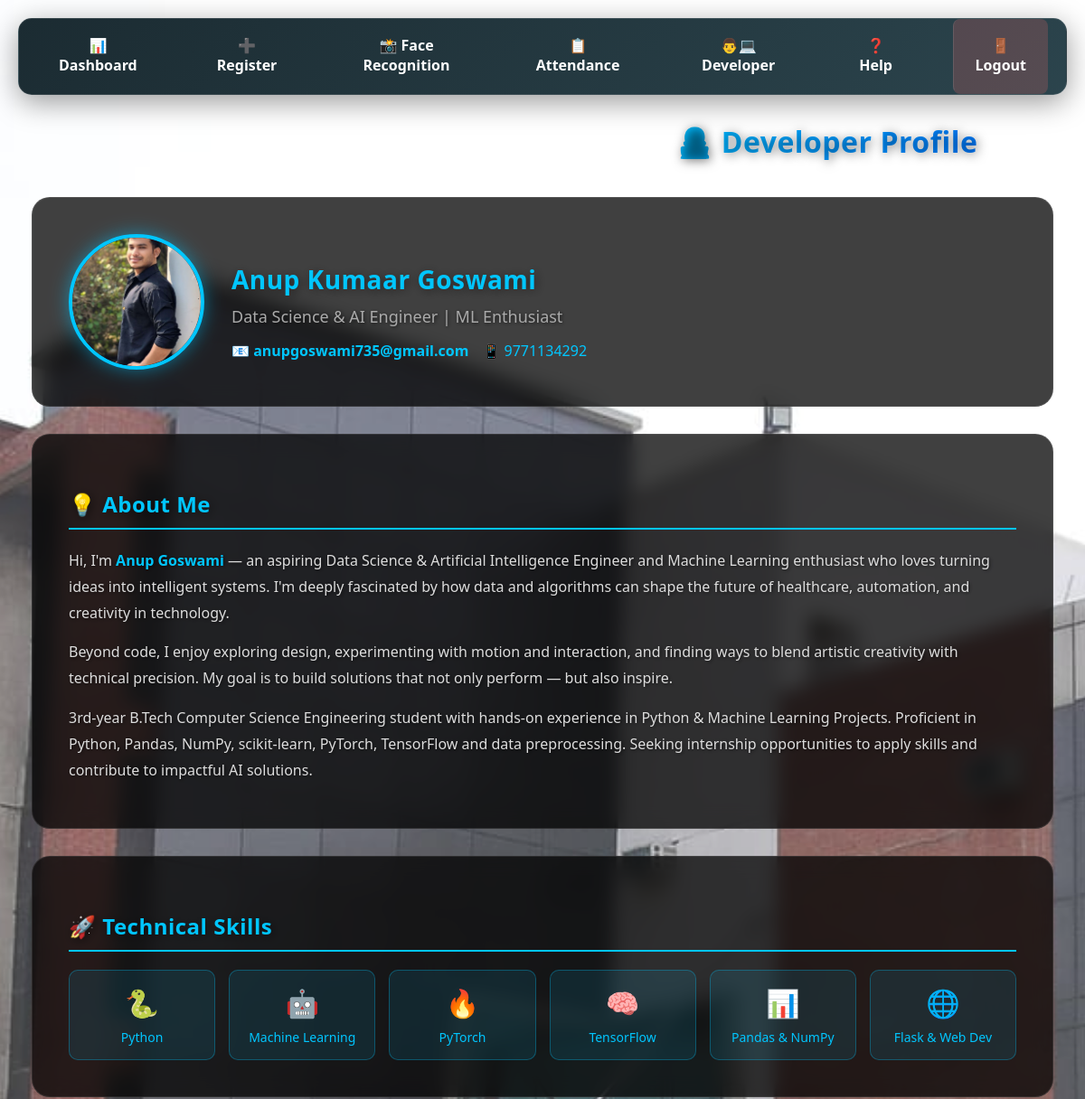
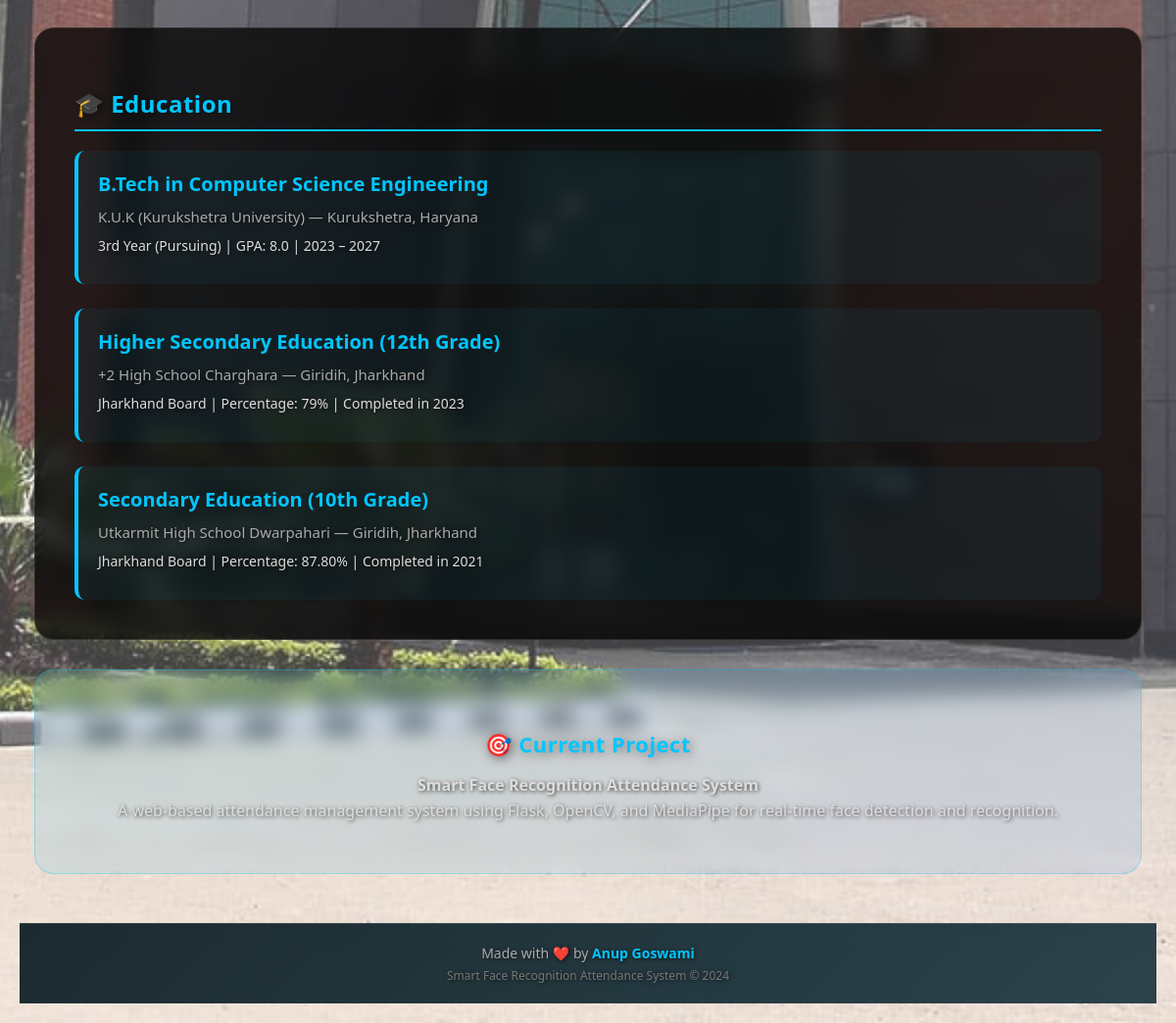
The page /developer (signed in) on the database its author committed (2 pictures, top to bottom).
### models.py (models this page shows)
class Developer(db.Model):
    id = db.Column(db.Integer, primary_key=True)
    name = db.Column(db.String(100))
    email = db.Column(db.String(100))
    contact = db.Column(db.String(50))
    photo = db.Column(db.String(200))

### app.py (the view, shortened to what this page needs)
@app.route('/developer', methods=["GET", "POST"])
@login_required
def developer():
    dev = Developer.query.first()
    return render_template('developer.html', dev=dev)

### app.py (called while the page is built)
@login_manager.user_loader
def load_user(user_id):
    return User.query.get(int(user_id))

### templates/developer.html
{% extends 'base.html' %}
{% block content %}
<div style="max-width: 1200px; margin: 20px auto; padding: 0 15px;">
  <h2 style="text-align: center; margin-bottom: 40px; font-size: clamp(24px, 5vw, 32px); background: linear-gradient(135deg, #00c6ff, #0072ff); -webkit-background-clip: text; -webkit-text-fill-color: transparent;">👨‍💻 Developer Profile</h2>
  <div style="background: rgba(0,0,0,0.75); padding: clamp(20px, 4vw, 40px); border-radius: 20px; backdrop-filter: blur(10px); border: 1px solid rgba(255,255,255,0.1); margin-bottom: 30px;">
    <div style="display: flex; flex-wrap: wrap; gap: 30px; align-items: center;">
      {% if dev and dev.photo %}
      <img src="{{ url_for('static', filename='images/developer_photos/' + dev.photo) }}" style="width: 150px; height: 150px; border-radius: 50%; object-fit: cover; border: 4px solid #00c6ff; box-shadow: 0 0 20px rgba(0,198,255,0.5);">
      {% else %}
      <div style="width: 150px; height: 150px; border-radius: 50%; background: linear-gradient(135deg, #00c6ff, #0072ff); display: flex; align-items: center; justify-content: center; font-size: 60px;">👨‍💻</div>
      {% endif %}
      <div style="flex: 1; min-width: 250px;">
        <h3 style="font-size: clamp(22px, 4vw, 28px); color: #00c6ff; margin-bottom: 10px;">{% if dev %}{{ dev.name }}{% else %}Anup Goswami{% endif %}</h3>
        <p style="font-size: clamp(14px, 2.5vw, 18px); color: #aaa; margin-bottom: 15px;">Data Science & AI Engineer | ML Enthusiast</p>
        <div style="display: flex; flex-wrap: wrap; gap: 15px; margin-top: 15px;">
          <a href="mailto:{% if dev %}{{ dev.email }}{% else %}anup@example.com{% endif %}" style="text-decoration: none; color: #00c6ff; font-size: clamp(12px, 2vw, 16px);">📧 {% if dev %}{{ dev.email }}{% else %}Email{% endif %}</a>
          <span style="color: #00c6ff; font-size: clamp(12px, 2vw, 16px);">📱 {% if dev %}{{ dev.contact }}{% else %}Contact{% endif %}</span>
        </div>
      </div>
    </div>
  </div>
  <div style="background: rgba(0,0,0,0.75); padding: clamp(20px, 4vw, 40px); border-radius: 20px; backdrop-filter: blur(10px); border: 1px solid rgba(255,255,255,0.1); margin-bottom: 30px;">
    <h3 style="font-size: clamp(20px, 4vw, 24px); color: #00c6ff; margin-bottom: 20px; border-bottom: 2px solid #00c6ff; padding-bottom: 10px;">💡 About Me</h3>
    <p style="line-height: 1.8; font-size: clamp(14px, 2.5vw, 16px); color: #ddd; margin-bottom: 15px;">
      Hi, I'm <strong style="color: #00c6ff;">Anup Goswami</strong> — an aspiring Data Science & Artificial Intelligence Engineer and Machine Learning enthusiast who loves turning ideas into intelligent systems. I'm deeply fascinated by how data and algorithms can shape the future of healthcare, automation, and creativity in technology.
    </p>
    <p style="line-height: 1.8; font-size: clamp(14px, 2.5vw, 16px); color: #ddd; margin-bottom: 15px;">
      Beyond code, I enjoy exploring design, experimenting with motion and interaction, and finding ways to blend artistic creativity with technical precision. My goal is to build solutions that not only perform — but also inspire.
    </p>
    <p style="line-height: 1.8; font-size: clamp(14px, 2.5vw, 16px); color: #ddd;">
      3rd-year B.Tech Computer Science Engineering student with hands-on experience in Python & Machine Learning Projects. Proficient in Python, Pandas, NumPy, scikit-learn, PyTorch, TensorFlow and data preprocessing. Seeking internship opportunities to apply skills and contribute to impactful AI solutions.
    </p>
  </div>
  <div style="background: rgba(0,0,0,0.75); padding: clamp(20px, 4vw, 40px); border-radius: 20px; backdrop-filter: blur(10px); border: 1px solid rgba(255,255,255,0.1); margin-bottom: 30px;">
    <h3 style="font-size: clamp(20px, 4vw, 24px); color: #00c6ff; margin-bottom: 20px; border-bottom: 2px solid #00c6ff; padding-bottom: 10px;">🚀 Technical Skills</h3>
    <div style="display: grid; grid-template-columns: repeat(auto-fit, minmax(150px, 1fr)); gap: 15px;">
      <div style="background: rgba(0,198,255,0.1); padding: 15px; border-radius: 10px; text-align: center; border: 1px solid rgba(0,198,255,0.3);">
        <div style="font-size: 30px; margin-bottom: 8px;">🐍</div>
        <div style="font-size: clamp(12px, 2vw, 14px); color: #00c6ff;">Python</div>
      </div>
      <div style="background: rgba(0,198,255,0.1); padding: 15px; border-radius: 10px; text-align: center; border: 1px solid rgba(0,198,255,0.3);">
        <div style="font-size: 30px; margin-bottom: 8px;">🤖</div>
        <div style="font-size: clamp(12px, 2vw, 14px); color: #00c6ff;">Machine Learning</div>
      </div>
      <div style="background: rgba(0,198,255,0.1); padding: 15px; border-radius: 10px; text-align: center; border: 1px solid rgba(0,198,255,0.3);">
        <div style="font-size: 30px; margin-bottom: 8px;">🔥</div>
        <div style="font-size: clamp(12px, 2vw, 14px); color: #00c6ff;">PyTorch</div>
      </div>
      <div style="background: rgba(0,198,255,0.1); padding: 15px; border-radius: 10px; text-align: center; border: 1px solid rgba(0,198,255,0.3);">
        <div style="font-size: 30px; margin-bottom: 8px;">🧠</div>
        <div style="font-size: clamp(12px, 2vw, 14px); color: #00c6ff;">TensorFlow</div>
      </div>
      <div style="background: rgba(0,198,255,0.1); padding: 15px; border-radius: 10px; text-align: center; border: 1px solid rgba(0,198,255,0.3);">
        <div style="font-size: 30px; margin-bottom: 8px;">📊</div>
        <div style="font-size: clamp(12px, 2vw, 14px); color: #00c6ff;">Pandas & NumPy</div>
      </div>
      <div style="background: rgba(0,198,255,0.1); padding: 15px; border-radius: 10px; text-align: center; border: 1px solid rgba(0,198,255,0.3);">
        <div style="font-size: 30px; margin-bottom: 8px;">🌐</div>
        <div style="font-size: clamp(12px, 2vw, 14px); color: #00c6ff;">Flask & Web Dev</div>
      </div>
    </div>
  </div>
  <div style="background: rgba(0,0,0,0.75); padding: clamp(20px, 4vw, 40px); border-radius: 20px; backdrop-filter: blur(10px); border: 1px solid rgba(255,255,255,0.1); margin-bottom: 30px;">
    <h3 style="font-size: clamp(20px, 4vw, 24px); color: #00c6ff; margin-bottom: 20px; border-bottom: 2px solid #00c6ff; padding-bottom: 10px;">🎓 Education</h3>
    <div style="margin-bottom: 25px; padding: 20px; background: rgba(0,198,255,0.05); border-radius: 10px; border-left: 4px solid #00c6ff;">
      <h4 style="font-size: clamp(16px, 3vw, 20px); color: #00c6ff; margin-bottom: 8px;">B.Tech in Computer Science Engineering</h4>
      <p style="font-size: clamp(13px, 2vw, 15px); color: #aaa; margin-bottom: 5px;">K.U.K (Kurukshetra University) — Kurukshetra, Haryana</p>
      <p style="font-size: clamp(12px, 2vw, 14px); color: #ddd;">3rd Year (Pursuing) | GPA: 8.0 | 2023 – 2027</p>
    </div>
    <div style="margin-bottom: 25px; padding: 20px; background: rgba(0,198,255,0.05); border-radius: 10px; border-left: 4px solid #00c6ff;">
      <h4 style="font-size: clamp(16px, 3vw, 20px); color: #00c6ff; margin-bottom: 8px;">Higher Secondary Education (12th Grade)</h4>
      <p style="font-size: clamp(13px, 2vw, 15px); color: #aaa; margin-bottom: 5px;">+2 High School Charghara — Giridih, Jharkhand</p>
      <p style="font-size: clamp(12px, 2vw, 14px); color: #ddd;">Jharkhand Board | Percentage: 79% | Completed in 2023</p>
    </div>
    <div style="padding: 20px; background: rgba(0,198,255,0.05); border-radius: 10px; border-left: 4px solid #00c6ff;">
      <h4 style="font-size: clamp(16px, 3vw, 20px); color: #00c6ff; margin-bottom: 8px;">Secondary Education (10th Grade)</h4>
      <p style="font-size: clamp(13px, 2vw, 15px); color: #aaa; margin-bottom: 5px;">Utkarmit High School Dwarpahari — Giridih, Jharkhand</p>
      <p style="font-size: clamp(12px, 2vw, 14px); color: #ddd;">Jharkhand Board | Percentage: 87.80% | Completed in 2021</p>
    </div>
  </div>
  <div style="background: linear-gradient(135deg, rgba(0,198,255,0.1), rgba(0,114,255,0.1)); padding: clamp(20px, 4vw, 40px); border-radius: 20px; backdrop-filter: blur(10px); border: 1px solid rgba(0,198,255,0.3); text-align: center;">
    <h3 style="font-size: clamp(18px, 4vw, 22px); color: #00c6ff; margin-bottom: 15px;">🎯 Current Project</h3>
    <p style="font-size: clamp(14px, 2.5vw, 16px); color: #ddd; line-height: 1.6;">
      <strong>Smart Face Recognition Attendance System</strong><br>
      A web-based attendance management system using Flask, OpenCV, and MediaPipe for real-time face detection and recognition.
    </p>
  </div>
</div>
{% endblock %}

### static/styles.css (style rules this page uses)
* { margin: 0; padding: 0; box-sizing: border-box; }
body { background-image: url('images/collage_bg.jpg/bg.jpg'); background-size: cover; background-position: center; background-attachment: fixed; font-family: 'Segoe UI', Tahoma, Geneva, Verdana, sans-serif; color: #fff; min-height: 100vh; padding: 20px; position: relative; }
body::before { content: ''; position: fixed; top: 0; left: 0; width: 100%; height: 100%; background: rgba(255,255,255,0.25); z-index: -1; }
h2, h3 { color: #fff; text-shadow: 2px 2px 12px rgba(0,0,0,0.5); margin: 20px 0; font-size: 32px; font-weight: 700; letter-spacing: 0.5px; }
h2 { text-align: center; margin-left: auto; margin-right: 50px; margin-top: 20px; margin-bottom: 20px; max-width: 400px; }
img { border-radius: 10px; border: 3px solid #00c6ff; box-shadow: 0 4px 15px rgba(0,198,255,0.3); max-width: 100%; height: auto; }
a { color: #00c6ff; text-decoration: none; font-weight: 600; transition: all 0.3s ease; }
p { color: #fff; font-size: 16px; text-shadow: 1px 1px 4px rgba(0,0,0,0.7); margin: 10px 0; }
table, form, h2 { animation: fadeIn 0.5s ease; }
::placeholder { color: rgba(255,255,255,0.5); }

### rows shown on the page
Developer: photo (picture), name "Anup Kumaar Goswami", email "anupgoswami735@gmail.com", contact "9771134292"
